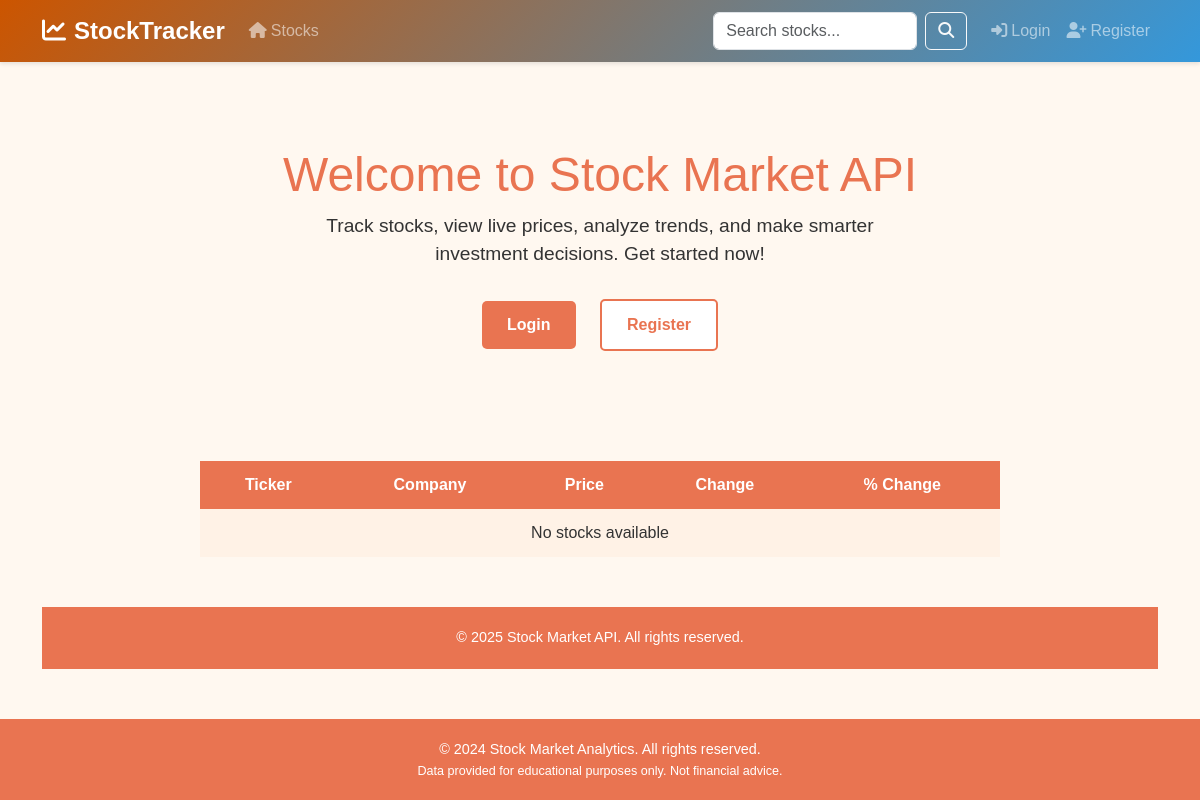
The app's page /, older data.
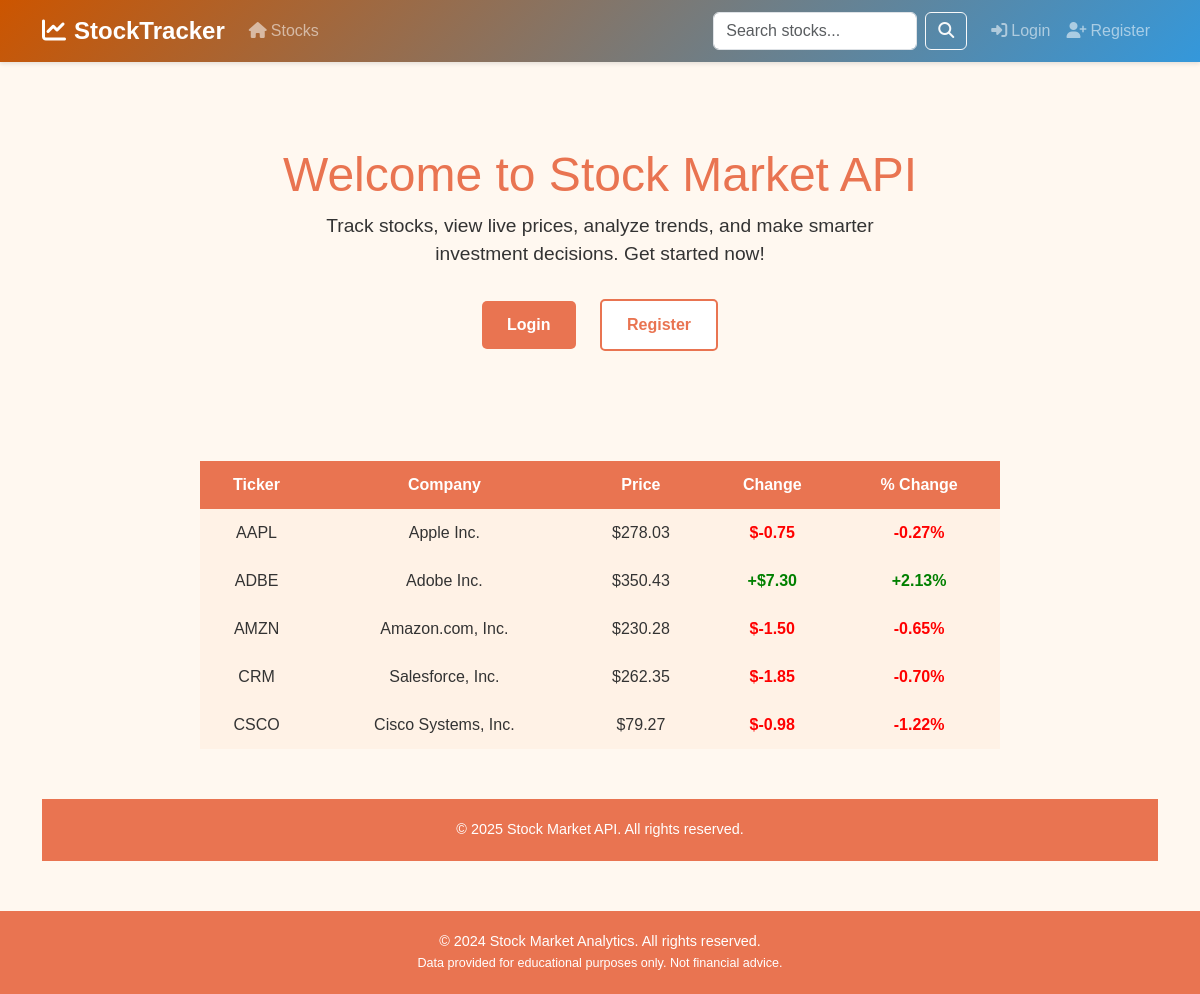
The same page, newer data.
### stocks/models.py (models this page shows, shortened)
class Stock(models.Model):
    ticker = models.CharField(max_length=10, unique=True, db_index=True)
    company_name = models.CharField(max_length=255)
    sector = models.CharField(max_length=100, blank=True)
    industry = models.CharField(max_length=100, blank=True)
    exchange = models.CharField(max_length=50, blank=True)
    currency = models.CharField(max_length=10, default='USD')
    current_price = models.DecimalField(max_digits=12, decimal_places=2, null=True, blank=True)
    previous_close = models.DecimalField(max_digits=12, decimal_places=2, null=True, blank=True)
    open_price = models.DecimalField(max_digits=12, decimal_places=2, null=True, blank=True)
    day_high = models.DecimalField(max_digits=12, decimal_places=2, null=True, blank=True)
    day_low = models.DecimalField(max_digits=12, decimal_places=2, null=True, blank=True)
    volume = models.BigIntegerField(null=True, blank=True)
    market_cap = models.BigIntegerField(null=True, blank=True)
    pe_ratio = models.DecimalField(max_digits=10, decimal_places=2, null=True, blank=True)
    dividend_yield = models.DecimalField(max_digits=5, decimal_places=2, null=True, blank=True)
    is_active = models.BooleanField(default=True)
    last_updated = models.DateTimeField(auto_now=True)
    created_at = models.DateTimeField(auto_now_add=True)
    class Meta:
        db_table = 'stocks'
        ordering = ['ticker']
        indexes = [
            models.Index(fields=['ticker']),
            models.Index(fields=['sector']),
            models.Index(fields=['last_updated']),
        ]
    @property
    def price_change(self):
        if self.current_price and self.previous_close:
            return self.current_price - self.previous_close
        return None
    @property
    def price_change_percent(self):
        if self.current_price and self.previous_close and self.previous_close > 0:
            return ((self.current_price - self.previous_close) / self.previous_close) * 100
        return None

### users/views.py (the view)
# urls.py: path('', views.home_view, name='home'),
def home_view(request):
    top_stocks = Stock.objects.all().order_by('ticker')[:5]
    return render(request, 'users/home.html', {'top_stocks': top_stocks})

### users/templates/users/home.html (shortened to what this page needs)
{% extends 'base/base.html' %}
{% block content %}
<div class="hero">
    <h1>Welcome to Stock Market API</h1>
    <p>Track stocks, view live prices, analyze trends, and make smarter investment decisions. Get started now!</p>
    <div>
        <a href="{% url 'users:login' %}" class="btn-primary">Login</a>
        <a href="{% url 'users:register' %}" class="btn-secondary">Register</a>
    </div>
</div>
<table class="stocks-table">
    <thead>
        <tr>
            <th>Ticker</th>
            <th>Company</th>
            <th>Price</th>
            <th>Change</th>
            <th>% Change</th>
        </tr>
    </thead>
    <tbody>
        {% for stock in top_stocks %}
        <tr>
            <td>{{ stock.ticker }}</td>
            <td>{{ stock.company_name }}</td>
            <td>${{ stock.current_price|default:"0.00" }}</td>
            {% if stock.price_change >= 0 %}
            <td class="stocks-up">+${{ stock.price_change|floatformat:2 }}</td>
            <td class="stocks-up">+{{ stock.price_change_percent|floatformat:2 }}%</td>
            {% else %}
            <td class="stocks-down">${{ stock.price_change|floatformat:2 }}</td>
            <td class="stocks-down">{{ stock.price_change_percent|floatformat:2 }}%</td>
            {% endif %}
        </tr>
        {% empty %}
        <tr>
            <td colspan="5">No stocks available</td>
        </tr>
        {% endfor %}
    </tbody>
</table>
<footer>
    &copy; 2025 Stock Market API. All rights reserved.
</footer>
{% endblock %}

### templates/base/base.html (shortened to what this page needs)
<!DOCTYPE html>
<html lang="en">
<head>
    <link href="https://cdn.jsdelivr.net/npm/bootstrap@5.3.0/dist/css/bootstrap.min.css" rel="stylesheet">
    <link rel="stylesheet" href="https://cdnjs.cloudflare.com/ajax/libs/font-awesome/6.4.0/css/all.min.css">
</head>
<body>
    <nav class="navbar navbar-expand-lg navbar-dark">
        <div class="container">
            <a class="navbar-brand" href="{% url 'stocks:stock_list' %}">
                <i class="fas fa-chart-line me-2"></i>StockTracker
            </a>
            <div class="collapse navbar-collapse" id="navbarNav">
                <ul class="navbar-nav me-auto">
                    <li class="nav-item">
                        <a class="nav-link" href="{% url 'stocks:stock_list' %}">
                            <i class="fas fa-home me-1"></i>Stocks
                        </a>
                    </li>
                </ul>
                <form class="d-flex me-3" method="get" action="{% url 'stocks:stock_list' %}">
                    <input class="form-control me-2" type="search" name="search" placeholder="Search stocks..." value="{{ search_query }}">
                    <button class="btn btn-outline-light" type="submit">
                        <i class="fas fa-search"></i>
                    </button>
                </form>
                <ul class="navbar-nav">
                    {% if user.is_authenticated %}
                    <li class="nav-item dropdown">
                        <a class="nav-link dropdown-toggle" href="#" id="userDropdown" role="button" data-bs-toggle="dropdown">
                            <i class="fas fa-user-circle me-1"></i>{{ user.username }}
                        </a>
                        <ul class="dropdown-menu dropdown-menu-end">
                            <li><a class="dropdown-item" href="{% url 'users:profile' %}">
                                <i class="fas fa-user me-2"></i>Profile
                            </a></li>
                            <li><hr class="dropdown-divider"></li>
                            <li><a class="dropdown-item" href="{% url 'users:logout' %}">
                                <i class="fas fa-sign-out-alt me-2"></i>Logout
                            </a></li>
                        </ul>
                    </li>
                    {% else %}
                    <li class="nav-item">
                        <a class="nav-link" href="{% url 'users:login' %}">
                            <i class="fas fa-sign-in-alt me-1"></i>Login
                        </a>
                    </li>
                    <li class="nav-item">
                        <a class="nav-link" href="{% url 'users:register' %}">
                            <i class="fas fa-user-plus me-1"></i>Register
                        </a>
                    </li>
                    {% endif %}
                </ul>
            </div>
        </div>
    </nav>
    <main class="container my-4">
        {% block content %}{% endblock %}
    </main>
    <footer class="text-center">
        <div class="container">
            <p class="mb-0">&copy; 2024 Stock Market Analytics. All rights reserved.</p>
            <p class="mb-0">
                <small>Data provided for educational purposes only. Not financial advice.</small>
            </p>
        </div>
    </footer>
</body>
</html>

### templates/base/base.html (style rules this page uses)
:root { --primary-color: #cc5500; --secondary-color: #3498db; --success-color: #27ae60; --danger-color: #e74c3c; --warning-color: #f39c12; }
body { font-family: 'Segoe UI', Tahoma, Geneva, Verdana, sans-serif; background-color: #f8f9fa; }
.navbar { background: linear-gradient(135deg, var(--primary-color) 0%, var(--secondary-color) 100%); box-shadow: 0 2px 4px rgba(0,0,0,0.1); }
.navbar-brand { font-weight: bold; font-size: 1.5rem; }
.btn-primary { background-color: var(--secondary-color); border: none; }
footer { background-color: var(--primary-color); color: white; padding: 20px 0; margin-top: 50px; }

### users/templates/users/home.html (style rules this page uses)
body { background-color: #fff8f0; font-family: 'Helvetica', Arial, sans-serif; margin: 0; color: #333; }
.hero { text-align: center; padding: 60px 20px; }
.hero h1 { color: #e97451; font-size: 3rem; }
.hero p { font-size: 1.2rem; max-width: 600px; margin: 0 auto 20px; }
.btn-primary, .btn-secondary { display: inline-block; margin: 10px 10px; padding: 12px 25px; font-weight: bold; text-decoration: none; border-radius: 5px; transition: all 0.3s ease; }
.btn-primary { background-color: #e97451; color: white; }
.btn-secondary { background-color: white; color: #e97451; border: 2px solid #e97451; }
.stocks-table { width: 90%; max-width: 800px; margin: 40px auto; border-collapse: collapse; }
.stocks-table th, .stocks-table td { padding: 12px; text-align: center; }
.stocks-table th { background-color: #e97451; color: white; }
.stocks-table td { background-color: #fff2e6; }
.stocks-up { color: green; font-weight: bold; }
.stocks-down { color: red; font-weight: bold; }
footer { text-align: center; padding: 20px; background-color: #e97451; color: white; font-size: 0.9rem; }

Row changes from the older to the newer data that the page shows:
added Stock: ticker "AAPL", company_name "Apple Inc.", current_price "278.03", price_change "-0.75", price_change_percent "-0.27"
added Stock: ticker "ADBE", company_name "Adobe Inc.", current_price "350.43", price_change "7.30", price_change_percent "2.13"
added Stock: ticker "AMZN", company_name "Amazon.com, Inc.", current_price "230.28", price_change "-1.50", price_change_percent "-0.65"
added Stock: ticker "CRM", company_name "Salesforce, Inc.", current_price "262.35", price_change "-1.85", price_change_percent "-0.70"
added Stock: ticker "CSCO", company_name "Cisco Systems, Inc.", current_price "79.27", price_change "-0.98", price_change_percent "-1.22"
Text that changed along with them:
text no longer shown: "No stocks available"
